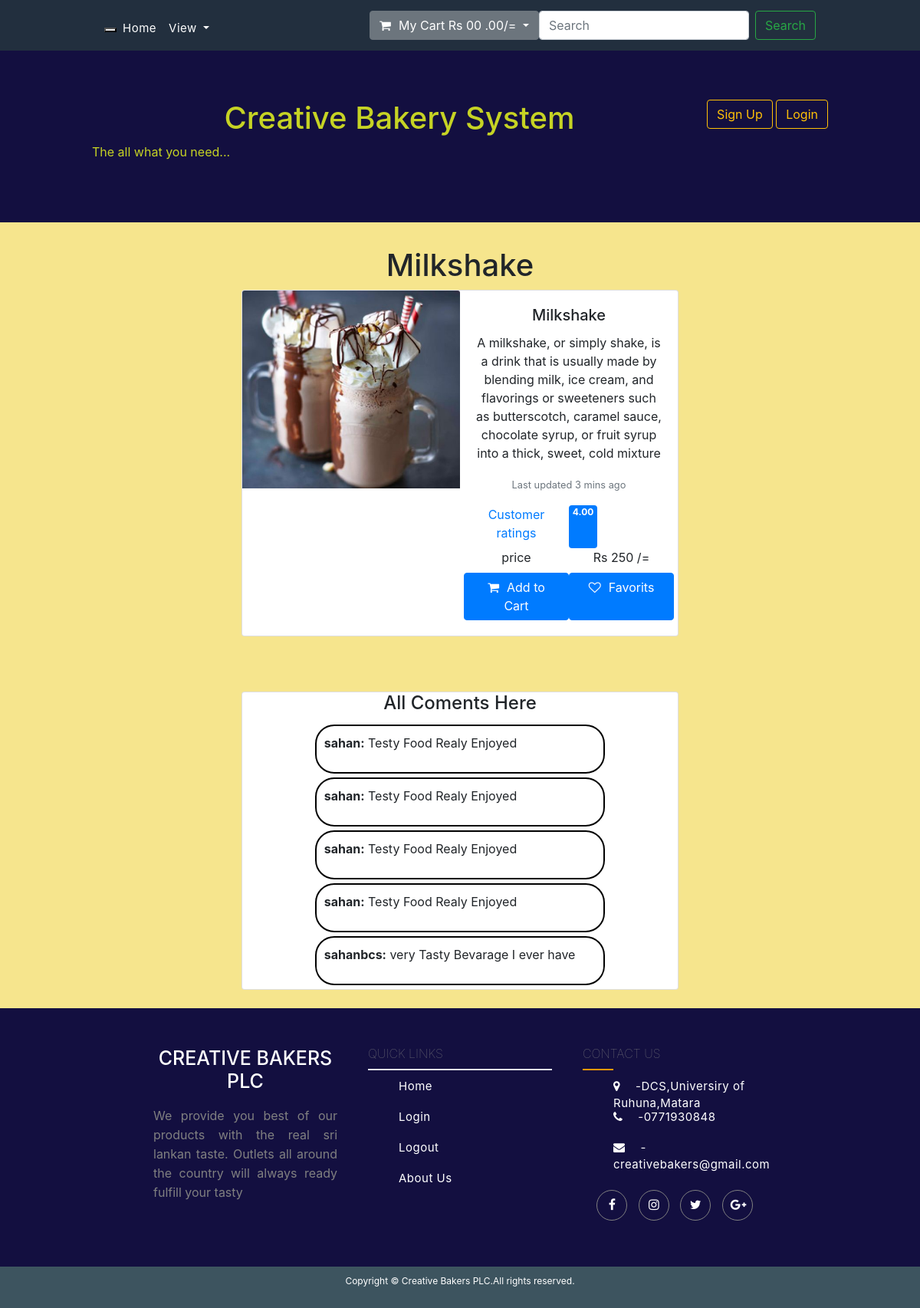
The page /product_details.php?pid=1 on the database its author committed.
### tables this page shows
CREATE TABLE `products` (
  `id` int(11) NOT NULL,
  `category_id` int(11) NOT NULL,
  `product_name` varchar(255) NOT NULL,
  `product_price` float NOT NULL,
  `product_quantity` int(11) NOT NULL,
  `product_description` varchar(535) NOT NULL,
  `product_image` longtext NOT NULL,
  `product_availability` tinyint(1) NOT NULL,
  `discount` float DEFAULT NULL,
  `post_date` timestamp NOT NULL DEFAULT current_timestamp(),
  `update_date` timestamp NULL DEFAULT NULL
);

CREATE TABLE `product_review` (
  `id` int(11) NOT NULL,
  `product_id` int(11) NOT NULL,
  `ratings` int(11) NOT NULL,
  `user_name` varchar(255) NOT NULL,
  `summary` varchar(255) NOT NULL,
  `review` varchar(535) NOT NULL,
  `review_date` timestamp NOT NULL DEFAULT current_timestamp()
);

### product_details.php (the view, shortened to what this page needs)
<?php
    include('top_header.php');
    include('header.php');
    $id = intval($_GET['pid']);
    $sql = "select * from products where id ='{$id}'";
    $res=mysqli_query($conn,$sql);
    $row = mysqli_fetch_assoc($res);
?>
<h1><?php echo "".$row['product_name']; ?></h1>
<center>
  <div class="col-md-6 col-sm-12">
<div class="card  " >
<div class="row no-gutters">
  <div class="col-md-6 sm-12">
    <img src="upload \<?php echo "".$row['product_image']; ?>" class="card-img-top" alt="...">
  </div>
  <div class="col-md-6 col-sm-12">
    <div class="card-body">
      <h5 class="card-title"><?php echo "".$row['product_name']; ?></h5>
      <p class="card-text"><?php echo "".$row['product_description']; ?></p>
      <p class="card-text"><small class="text-muted">Last updated 3 mins ago</small></p>
      <div class="row">
          <label class="col-6" > <span class="
          text-primary
            text-decoration: none;">Customer ratings</span></label>
            <span class="badge badge-primary">
            <?php
                $ppid =intval($row['id']) ;
                $dql = "SELECT AVG(`ratings`) AS rate FROM `product_review` WHERE `product_id` =$ppid ";
                $resrat = mysqli_query($conn,$dql);
                $rowres = mysqli_fetch_assoc($resrat);
                echo  number_format($rowres['rate'], 2, '.', ',');
            ?></span>
      </div>
      <div class="row">
          <label class="col-6" > <span class="
            color: #fff;
            text-decoration: none;">price</span></label>
          <label class="col-6">Rs  <?php echo "".$row['product_price']; ?> /=</label>
      </div>
      <div class="row">
        <a style="width:50%" href="product.php?page=product&action=add&id=<?php echo $row['id']; ?>" class="lnk btn btn-primary" type="submit"><i class="icon fa fa-shopping-cart" style="margin-right:10px;"></i>Add to Cart</a>
       <a style="width:50%"  href="product.php?page=product&action=fav&id=<?php echo $row['id']; ?>" class="lnk btn btn-primary" type="submit"><i class="icon fa fa-heart-o" style="margin-right:10px;"></i>Favorits</a>
      </div>
    </div>
  </div>
</div>
</div>
<div>
    <div class="card ">
        <h4>All Coments Here</h4>
      <center>
      <?php
        $id = intval($_GET['pid']);
        $sqlc = "SELECT * FROM `product_review` WHERE `product_id`  ={$id}";
        $resc=mysqli_query($conn,$sqlc);
        while($rowc = mysqli_fetch_assoc($resc)){
      ?>
      <div class="col-md-8 col-sm-12 " style="border: 2px solid #000000; padding:10px; border-radius:25px ; margin:5px; " >
            <p class="text-left"> <span> <b> <?php echo $rowc['user_name'];?>:</b> </span style="" ><?php echo $rowc['summary'];?> <span></span> </p>
       </div>
        <?php }?>
      </center>
    </div>
</div>
</div>
</center>
<?php
 include('footer.php');
?>

### style.css (style rules this page uses)
body { background-color:#f6e58d; }
h1 { text-align: center; }

### rows shown on the page
products: product_name "Milkshake", product_image (picture), product_description "A milkshake, or simply shake, is a drink that is usually made by blending milk, ice cream, and flavorings or sweeteners such as butterscotch, caramel sauce, chocolate syrup, or fruit syrup into a thick, sweet, cold mixture", product_price "250"
product_review: user_name "sahan", summary "Testy Food Realy Enjoyed"
product_review: user_name "sahan", summary "Testy Food Realy Enjoyed"
product_review: user_name "sahan", summary "Testy Food Realy Enjoyed"
product_review: user_name "sahan", summary "Testy Food Realy Enjoyed"
product_review: user_name "sahanbcs", summary "very Tasty Bevarage I ever have"

### other values the page prints
$rowres['rate'] "4.00"
